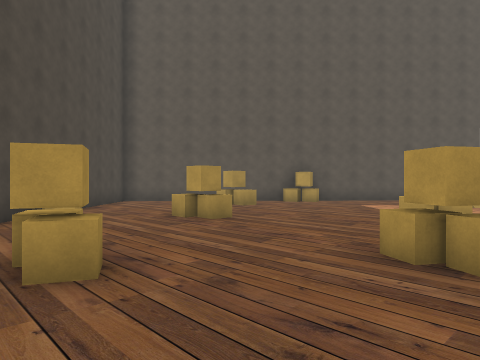
view 1 (above)

22 first-person views from a walk through a scene from a Unity 3-D project. The camera is 1.5 m above the floor, looks level and sees 70° across. The floor is counted in squares, 2 m on a side. Each view is taken from the middle of a square. On the plan, view 1 faces up. The plan holds only what a view shows up to about 11 squares ahead; the rest is blank. The place goes on beyond the plan.

view 2
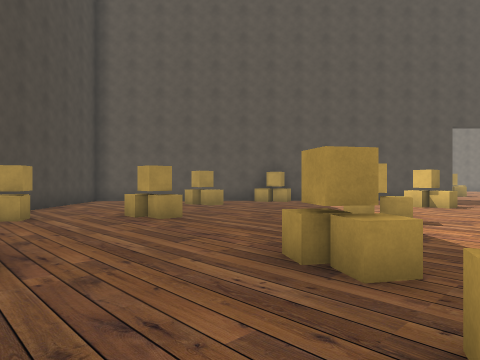

view 3
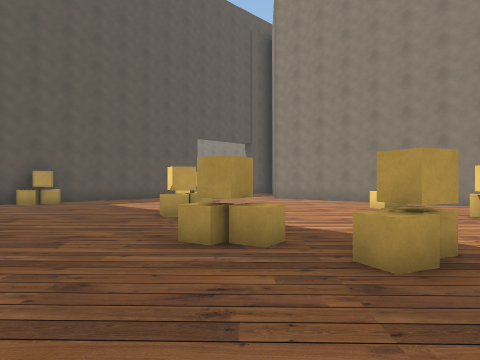

view 4
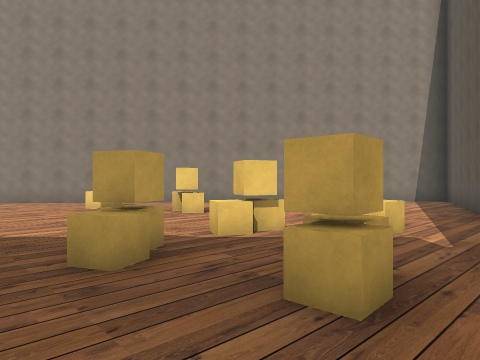

view 5
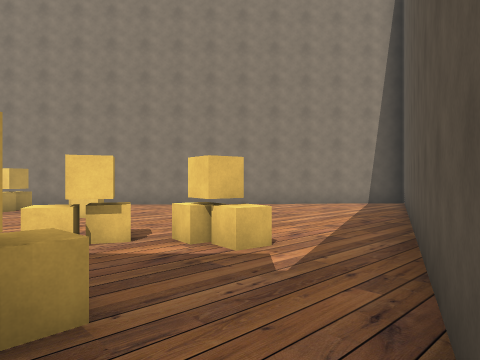

view 6
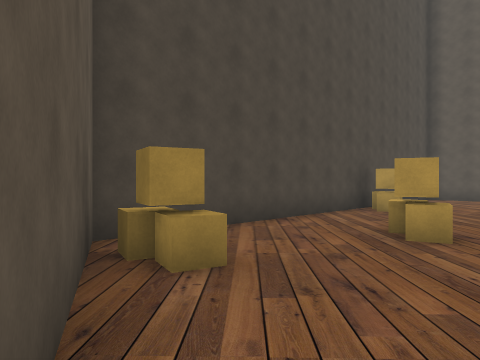

view 7
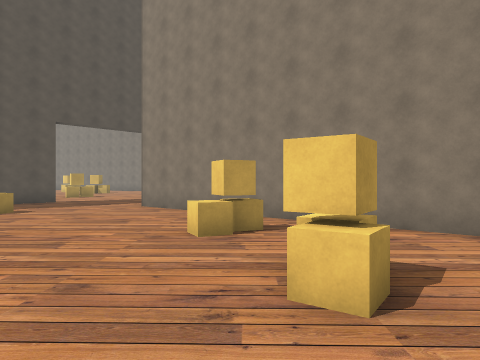

view 8
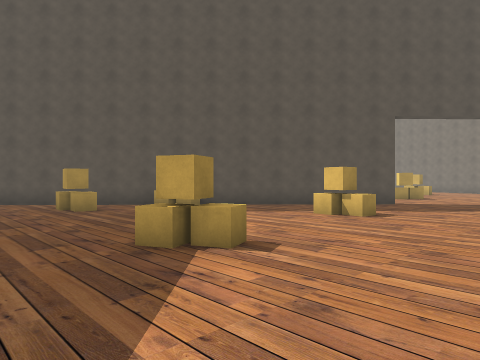

view 9
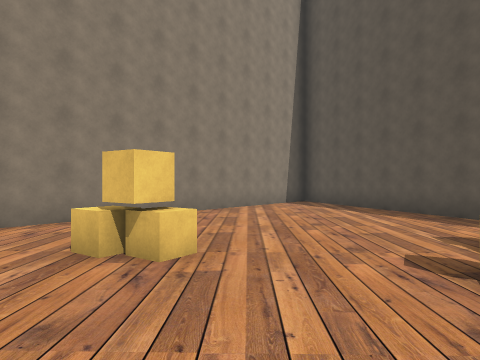

view 10
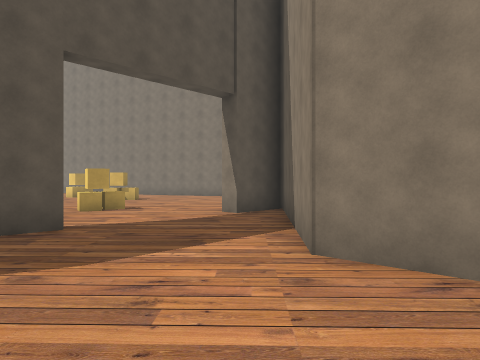

view 11
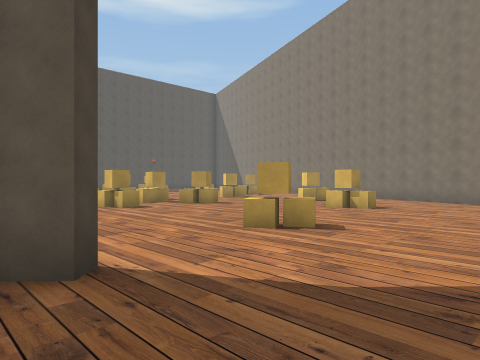

view 12
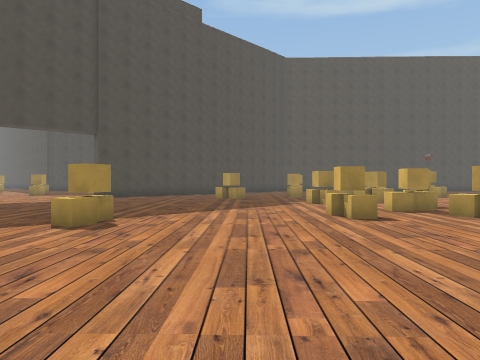

view 13
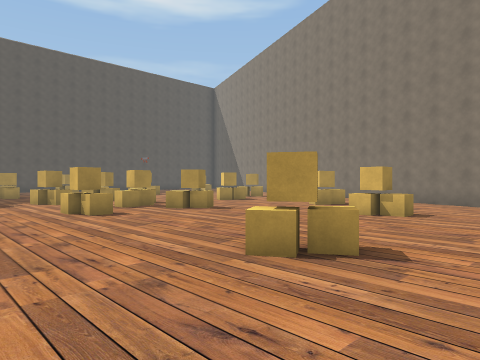

view 14
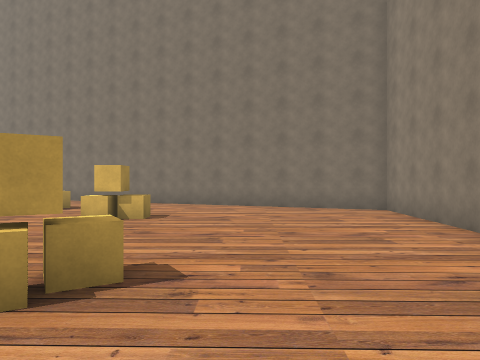

view 15
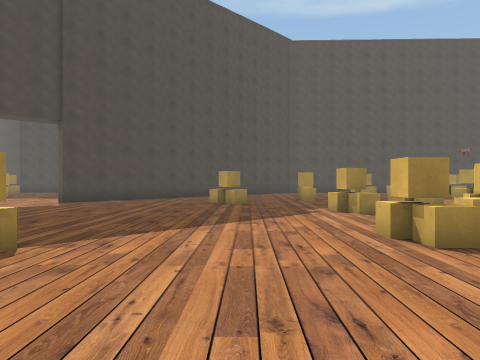

view 16
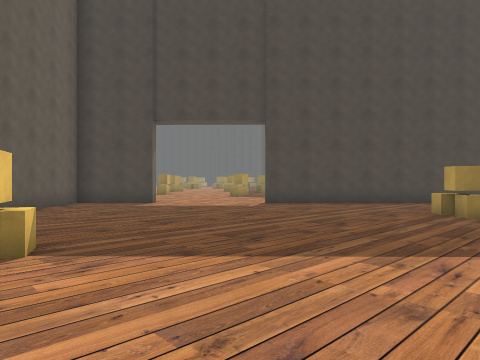

view 17
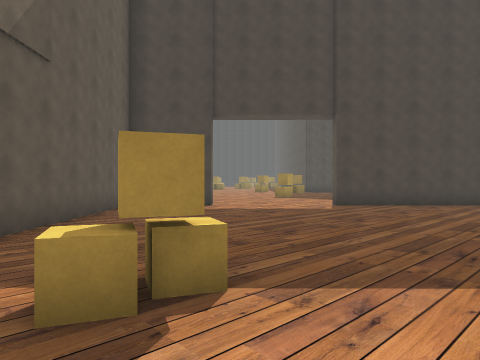

view 18
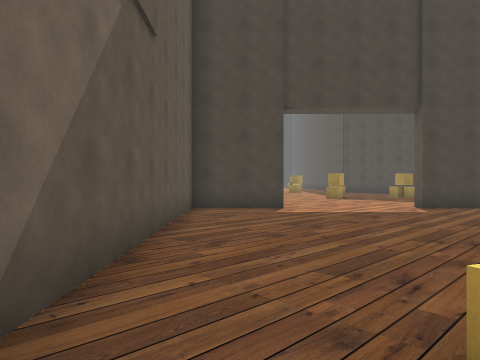

view 19
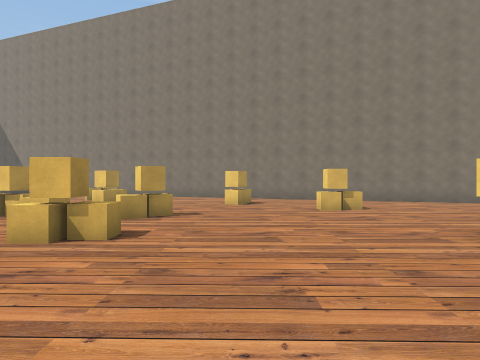

view 20
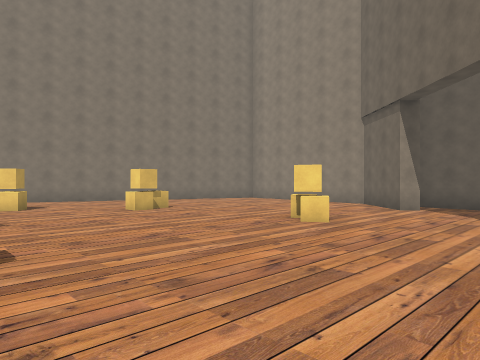

view 21
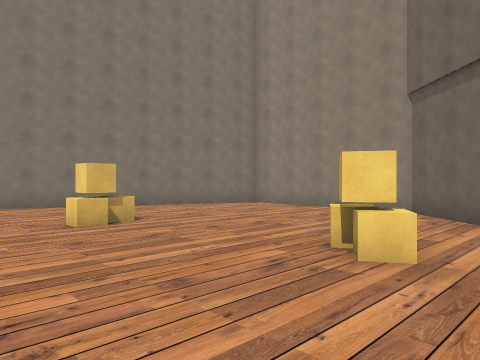

view 22
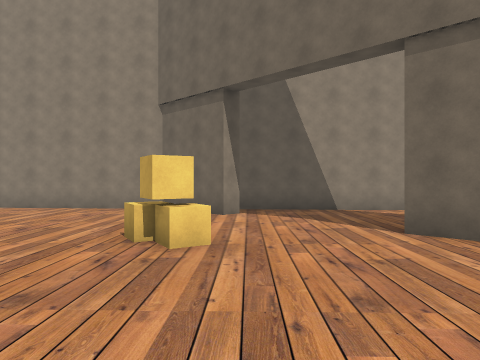

### Floor plan
Points are (right, up) in squares from view 1. A wall is a line through its corners. A room is listed if a view was taken in it or the views show most of it. See-through windows are left out.
Room 1 (views 1, 2, 3, 4, 5, 6, 7, 8, 9, 10, 11)
walls: (0.9, -2.7) (9.9, -6.8); (1.6, 12.4) (-3.3, 12.3); (8.8, 12.5) (3.2, 12.4); (-4.1, 11) (-4.2, -0.3) (-0.8, -1.9); (11, -7) (10, 8.9) (11.1, 9.9)
ways out: opening at (9.5, 11.5) to room 2
objects: other object (-4, 6) to (-3, 7); other object (-3, 0); other object (-2, 3) to (-1, 3); other object (-1, 7); other object (0, 10) to (0, 11); other object (1, -1) to (2, -1); other object (2, 1) to (3, 1); other object (2, 3); other object (2, 12) to (3, 12); other object (3, 6) to (4, 6); other object (4, -2); other object (4, 0); other object (6, 9) to (7, 10); other object (7, 1); other object (8, 4) to (9, 4)
Room 2 (views 12, 13, 14, 15, 16, 17, 18, 19, 20, 21, 22)
walls: (7.8, 13) (8.8, 13) (8.8, 12.5); (14.2, 12.7) (12.5, 12.6) (12.4, 13.1) (14.8, 13.1) (18.5, 16.3); (11.1, 9.9) (14, 12.4); (-4.1, 15.2) (-4.1, 12.7) (3.4, 12.9); (18.5, 16.7) (15.7, 23.2); (-4.1, 23) (-4.1, 18.9) (-4.6, 18.9)
ways out: opening at (9.5, 11.5) to room 1; opening at (-5, 17)
objects: other object (0, 23); other object (4, 15) to (4, 16); other object (4, 23); other object (6, 19) to (7, 20); other object (7, 22); other object (7, 23); other object (8, 21) to (9, 21); other object (10, 16) to (11, 16); other object (13, 19) to (13, 20); other object (13, 23)

Where each view was taken, in squares from view 1:
view 1: 0 up, 0 right, facing up
view 2: 0 up, 1 right, facing up
view 3: 0 up, 1 left, facing up-right
view 4: 0 up, 1 left, facing right
view 5: 2 down, 0 right, facing right
view 6: 2 down, 0 right, facing up-left
view 7: 0 up, 5 right, facing up-right
view 8: 2 up, 4 right, facing up
view 9: 3 up, 4 right, facing down-right
view 10: 7 up, 7 right, facing up-right
view 11: 10 up, 10 right, facing up
view 12: 13 up, 10 right, facing up-left
view 13: 12 up, 10 right, facing up
view 14: 13 up, 10 right, facing up-right
view 15: 15 up, 8 right, facing up-left
view 16: 18 up, 7 right, facing left
view 17: 16 up, 6 right, facing left
view 18: 14 up, 5 right, facing left
view 19: 15 up, 5 right, facing up-right
view 20: 17 up, 4 right, facing right
view 21: 17 up, 7 right, facing right
view 22: 18 up, 7 right, facing down-right
